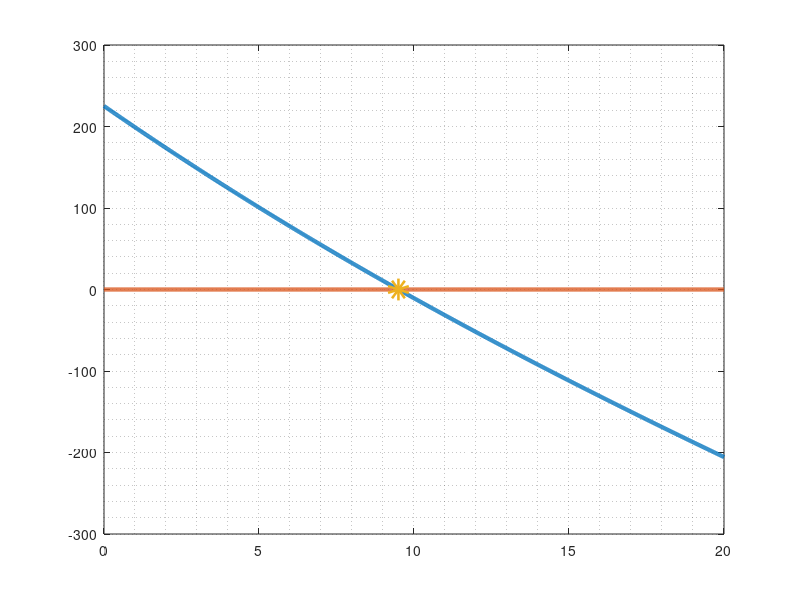
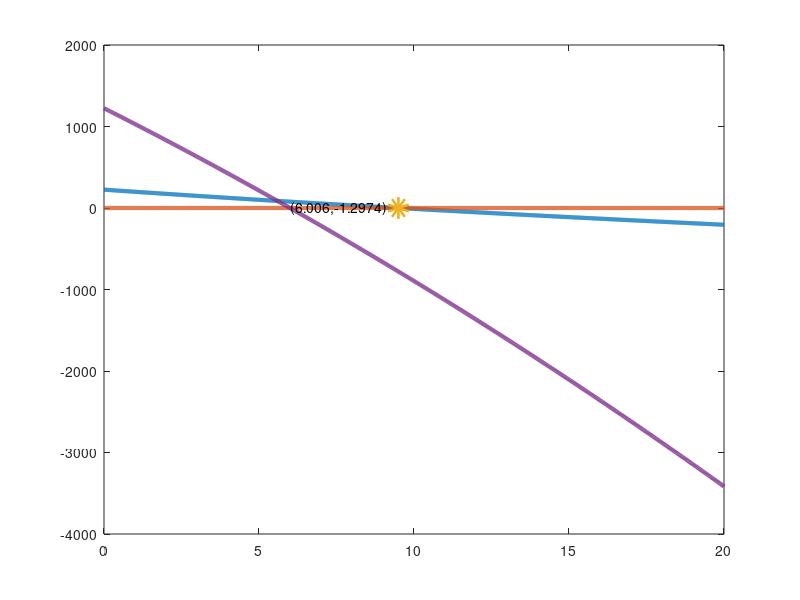
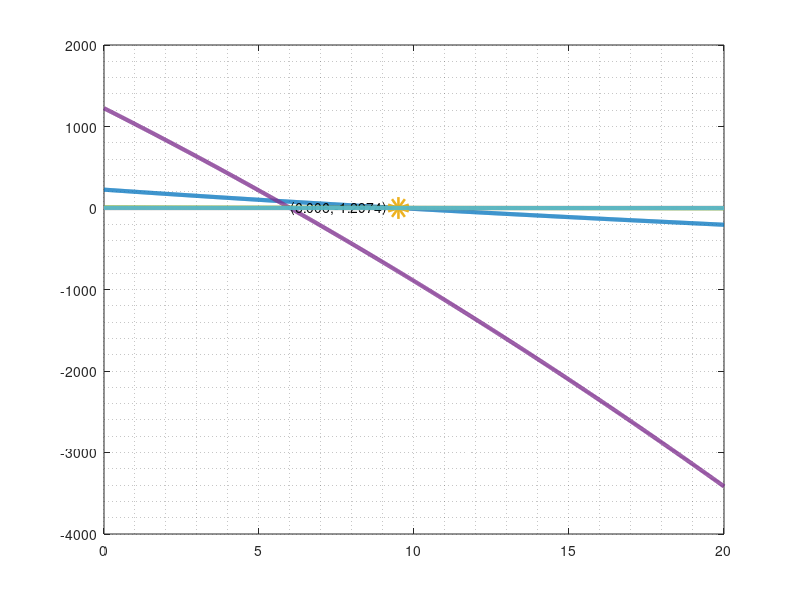
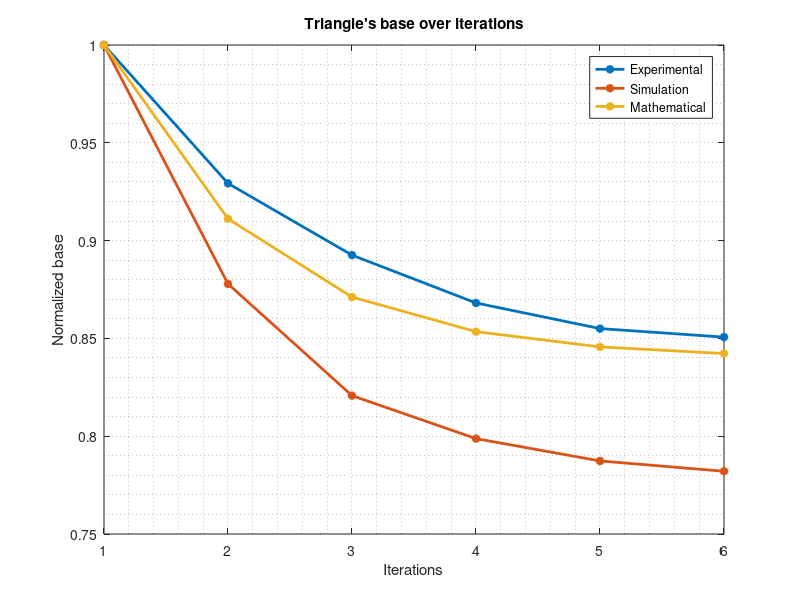

The MATLAB source for these figures, in order: (Note: this script raises an error after producing the figures.)
%% Delta H for tri-tri:

close all
clear all
clc

dir_L = [pwd '/../../../Aplicaciones/Overleaf/2021_Self_Replicating_Pulley_Report/figs'];

r0 = 11.4;
r  = 6;
ri = linspace(0,20,1000);

difference = @(ri) r0*ri - 2*r*ri*pi + r0*sqrt(3*r0^2+ri.^2);

plot(ri,difference(ri),'LineWidth',3);
hold on;
plot(ri,zeros(1,length(ri)),'LineWidth',3);

fix_point = r0^2*sqrt(3)/(2*sqrt(r*pi*(r*pi-r0)));
disp(fix_point);

plot(fix_point,0,'o','LineWidth',10);
grid minor;

saveas(gcf,[dir_L,'/tri_tri'],'epsc');

%% Fixed point:

close all
clear all
clc

dir_L = [pwd '/../../../Aplicaciones/Overleaf/2021_Self_Replicating_Pulley_Report/figs'];

r = 6;

alpha = linspace(0,20,1000);

roots = @(a) a.^2*(-2) + a*(-32*r) + 36*r^2 - 12*r;

evaluation = roots(alpha);

index = abs(evaluation)==min(abs(evaluation));
disp(alpha(abs(evaluation)==min(abs(evaluation))));

plot(alpha,evaluation,'LineWidth',3);
hold on;
text(alpha(index),evaluation(index),...
    ['(' num2str(alpha(index)) ',' num2str(evaluation(index)) ')'])
grid minor;

saveas(gcf,[dir_L,'/ell_cir_FP'],'epsc');

%% Delta H for whatever-cir:

close all
clear all
clc

dir_L = [pwd '/../../../Aplicaciones/Overleaf/2021_Self_Replicating_Pulley_Report/figs'];

r = 6;

Hi = linspace(0,20,1000);

delta = @(Hi) (1/2)*(3*(Hi+2*r)-sqrt((3*Hi+2*r).*(Hi+6*r))) - Hi;

plot(Hi,delta(Hi),'LineWidth',3);
hold on;
plot(Hi,zeros(1,length(Hi)),'LineWidth',3);
grid minor;

saveas(gcf,[dir_L,'/ell_cir_AP'],'epsc');

%% Tri-tri base plots:

close all
clear all
clc

dir_L = [pwd '/../../../Aplicaciones/Overleaf/2021_Self_Replicating_Pulley_Report/figs'];
b     = 11.45;
r     = 6;

bip1 = @(p_i) b*p_i/(2*r*pi);
p_i  = @(b_i) b_i + 2*sqrt((b_i/2)^2+(sqrt(3)*b/2)^2);

base = b;

for i = 1:5
    
    perimeter   = p_i(base(end));
    base(end+1) = bip1(perimeter);
    
end

real = [11.45 10.64 10.22 9.94 9.79 9.74] / 11.45;
simu = [1138 999 934 909 896 890] / 1138;
math = base / b;

h2 = figure;
plot(real,'*-','LineWidth',2);
hold on;
plot(simu,'*-','LineWidth',2);
plot(math,'*-','LineWidth',2);
xlabel('Iterations');
ylabel('Normalized base');
title('Triangle''s base over iterations');
legend('Experimental','Simulation','Mathematical')
grid minor;
supersizeme(h2, 2);
saveas(gcf,[dir_L,'/convergences'],'epsc');

%% Nice dudw plots:

close all;
clear all;
clc;

dim_fig = 800;

name_fig = 'circle';
deriv_norm_cir = create_dudw(['pics/',name_fig,'.bmp'], 1000, 6);
name_fig = 'square';
deriv_norm_squ = create_dudw(['pics/',name_fig,'.bmp'], 1000, 6);
name_fig = 'triangle';
deriv_norm_tri = create_dudw(['pics/',name_fig,'.bmp'], 1000, 6);
name_fig = 'heart';
deriv_norm_hea = create_dudw(['pics/',name_fig,'.bmp'], 1000, 6);


dir_L = [pwd '/../../../Aplicaciones/Overleaf/2021_Self_Replicating_Pulley_Report/figs'];

h2 = figure('Position', [1000 1000 dim_fig dim_fig]);
plot(linspace(0,2*pi,1000),deriv_norm_tri, 'LineWidth', 2);
hold on;
plot(linspace(0,2*pi,1000),deriv_norm_cir, 'LineWidth', 2);
plot(linspace(0,2*pi,1000),deriv_norm_squ, 'LineWidth', 2);
plot(linspace(0,2*pi,1000),deriv_norm_hea, 'LineWidth', 2);
grid minor;
xlim([0 2*pi]);
xlabel('Radians');
title('Normalized analytic derivative du/dw');
legend('Triangle','Circle','Square','Heart');
supersizeme(h2, 2.5);
saveas(gcf,[dir_L,'/derivatives'],'epsc');

%% Iteration test:

close all
clear all
clc

hc = 12;
wc = 12;
r = 6;

w = 15;

for i = 1:100
    
    w(end+1) = wc / (2*r) * (3*(w(end)/2+hc/2) - sqrt((3*w(end)/2+hc/2)*(w(end)/2+3*hc/2)));
    
end